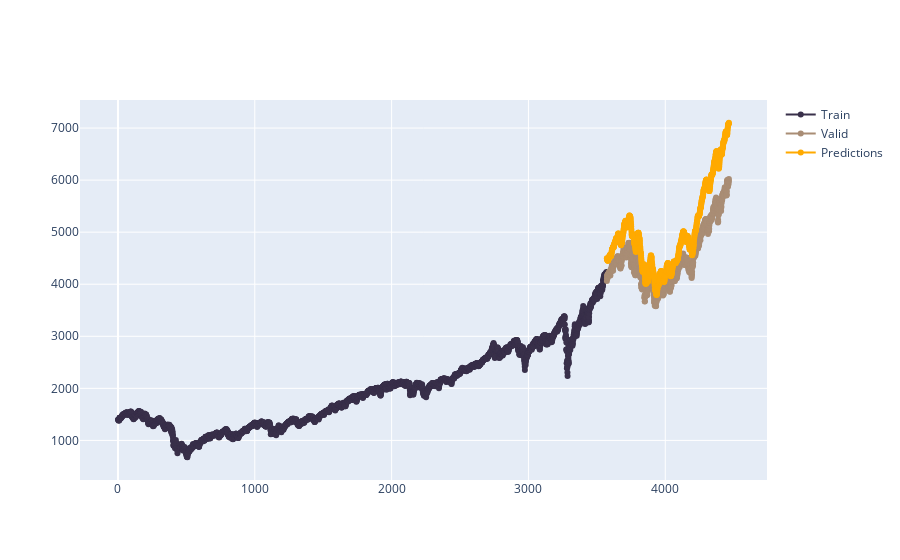

The notebook cell this image was saved under:
### Code cell
import pandas as pd
import numpy as np
import matplotlib.pyplot as plt
from sklearn.preprocessing import MinMaxScaler
import tensorflow as tf
from tensorflow.keras.models import Sequential
from tensorflow.keras.layers import LSTM, Dense, Dropout
import plotly.graph_objs as go

def prepare_data(data, h_vals):
    data['Returns'] = np.log(data['Close']).diff()  # Calculate log returns
    data.dropna(inplace=True)  # Drop missing values
    
    # Add log_h values directly to the main data without merging on x_vals
    data['log_h'] = h_vals['log_h'].values[:len(data)]
    
    return data[['Close', 'Returns', 'log_h']]

def lstm(stock_name, data, h_vals):
    # Prepare the data
    data = prepare_data(data, h_vals)
    dataset = data.values
    training_data_len = int(np.ceil(len(dataset) * 0.8))

    # Scale the data
    scaler = MinMaxScaler(feature_range=(0, 1))
    scaled_data = scaler.fit_transform(dataset)

    # Prepare training data
    train_data = scaled_data[:training_data_len]
    x_train = []
    y_train = []

    for i in range(60, len(train_data)):
        x_train.append(train_data[i - 60:i, :])
        y_train.append(train_data[i, 0])

    x_train, y_train = np.array(x_train), np.array(y_train)

    # Build LSTM model
    model = Sequential()
    model.add(LSTM(units=128, return_sequences=True, input_shape=(x_train.shape[1], x_train.shape[2])))
    model.add(Dropout(0.35))
    model.add(LSTM(units=64, return_sequences=False))
    model.add(Dropout(0.3))
    model.add(Dense(units=25, activation='relu'))
    model.add(Dense(units=1))

    # Compile the model
    from tensorflow.keras.optimizers import Adam
    model.compile(optimizer=Adam(learning_rate=0.0001), loss='mean_squared_error')

    # Train the model
    history = model.fit(x_train, y_train, batch_size=1, epochs=21, validation_split=0.25)

    # Plot training & validation loss
    plt.plot(history.history['loss'], label='Training Loss')
    plt.plot(history.history['val_loss'], label='Validation Loss')
    plt.title('Model Loss')
    plt.ylabel('Loss')
    plt.xlabel('Epoch')
    plt.legend(loc='upper right')
    plt.show()

    # Prepare testing data
    test_data = scaled_data[training_data_len - 60:]
    x_test = []
    y_test = dataset[training_data_len:, 0]

    for i in range(60, len(test_data)):
        x_test.append(test_data[i - 60:i, :])

    x_test = np.array(x_test)

    # Make predictions
    predictions = model.predict(x_test)
    # Reshape predictions to match y_test shape
    predictions = predictions.reshape(-1, 1)
    # Inverse transform predictions and concatenate with zeros to match the original shape
    predictions = scaler.inverse_transform(np.concatenate((predictions, np.zeros((len(predictions), 2))), axis=1))[:, 0]

    # Calculate RMSE
    rmse = np.sqrt(np.mean((predictions - y_test) ** 2))
    print(f'RMSE LSTM: {rmse}')

    # Plot results
    train = data[:training_data_len]
    valid = data[training_data_len:]
    x_valid = list(range(training_data_len, len(dataset)))

    fig = go.Figure()
    fig.add_trace(go.Scatter(x=train.index, y=train['Close'], mode='lines+markers', name='Train', marker_color='#39304A'))
    fig.add_trace(go.Scatter(x=valid.index, y=valid['Close'], mode='lines+markers', name='Valid', marker_color='#A98D75'))
    fig.add_trace(go.Scatter(x=valid.index, y=predictions, mode='lines+markers', name='Predictions', marker_color='#FFAA00'))
    fig.show()

    return predictions, rmse

# Example usage
data = pd.read_csv('sp500.csv')
h_vals = pd.read_csv('h_vals.csv')
h_vals['log_h'] = np.log(h_vals['h_values'])
predictions, rmse = lstm('S&P 500', data, h_vals)

### Figure 1 — Plotly figure (JSON) as saved in the notebook; plotly's stock layout.template omitted (floating-point values rounded to 4 significant figures; data arrays with more than 128 entries replaced by an {"elided": "..."} marker saying what was removed)
{"data": [{"marker": {"color": "#39304A"}, "mode": "lines+markers", "name": "Train", "type": "scatter", "x": {"elided": "3572 int values"}, "y": {"elided": "3572 float values"}}, {"marker": {"color": "#A98D75"}, "mode": "lines+markers", "name": "Valid", "type": "scatter", "x": {"elided": "893 int values"}, "y": {"elided": "893 float values"}}, {"marker": {"color": "#FFAA00"}, "mode": "lines+markers", "name": "Predictions", "type": "scatter", "x": {"elided": "893 int values"}, "y": {"elided": "893 float values"}}], "layout": {}}
